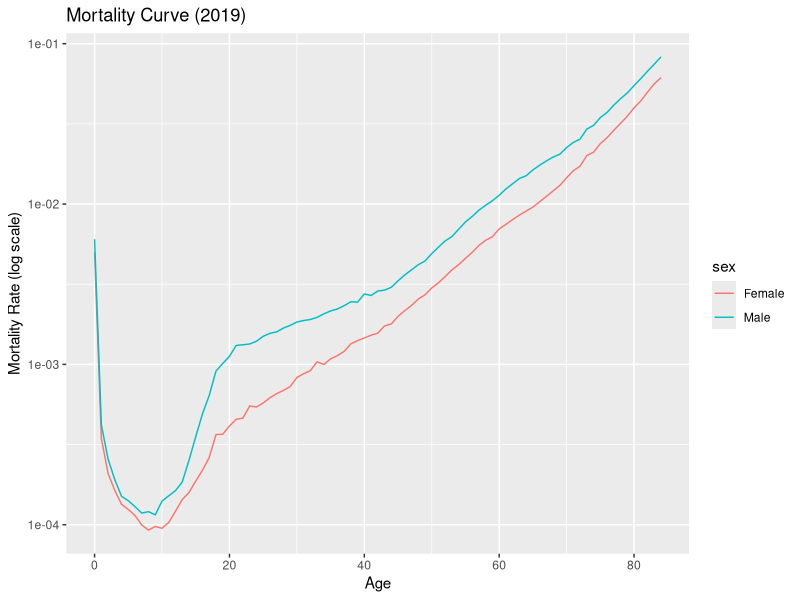
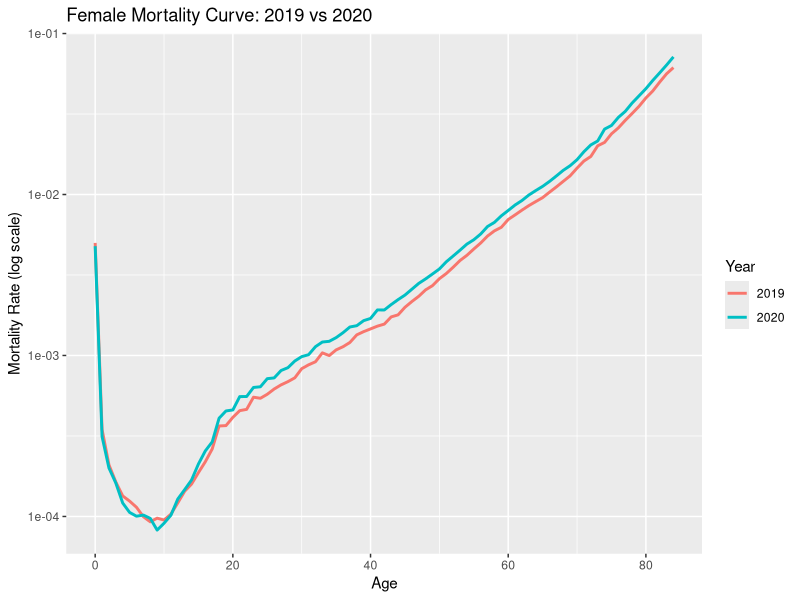
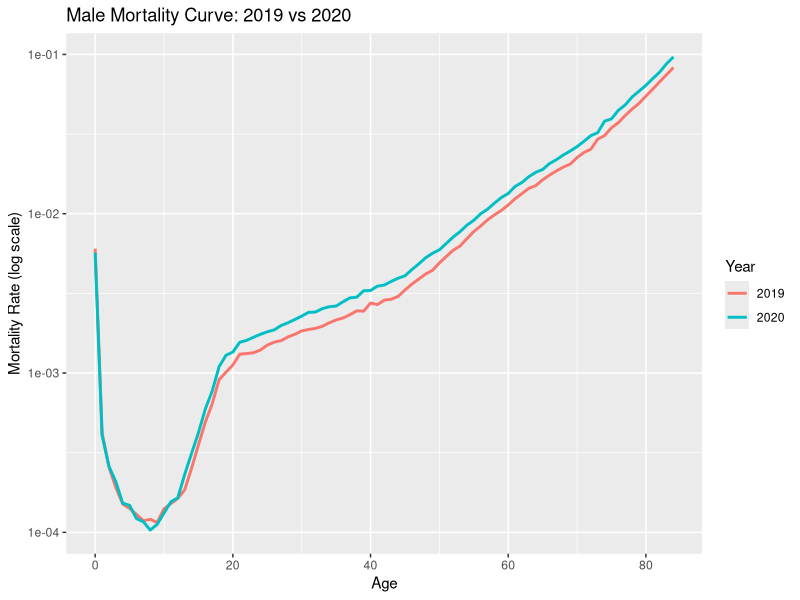
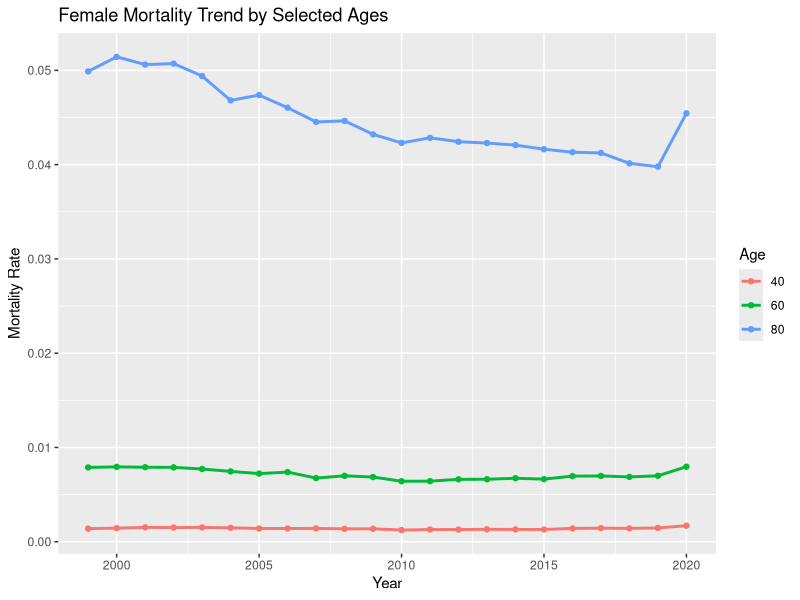
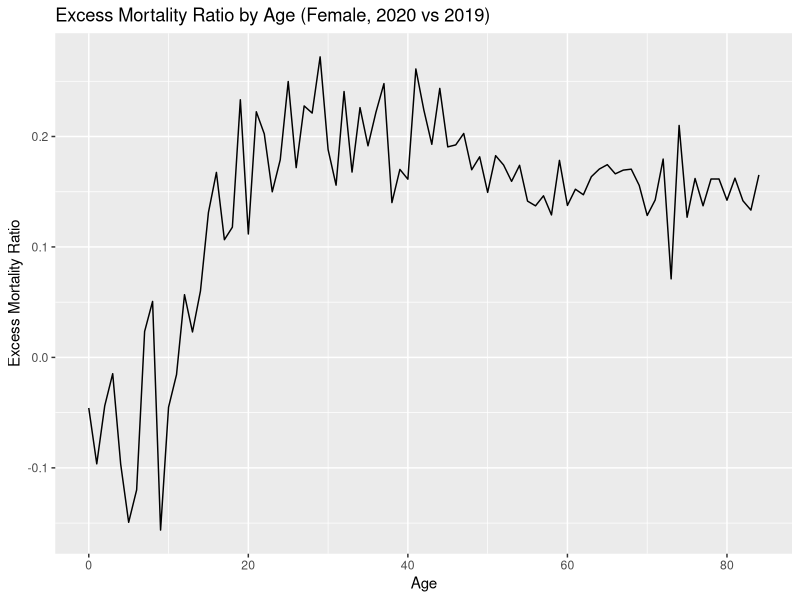
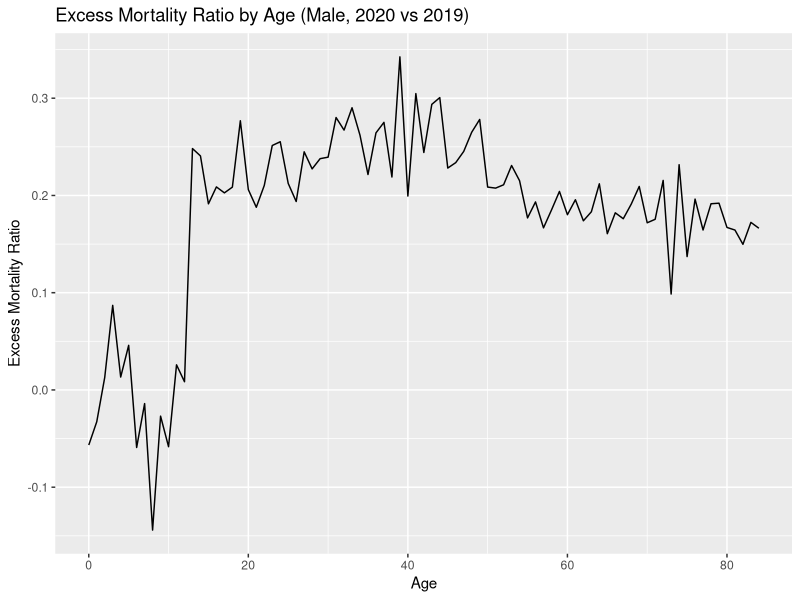
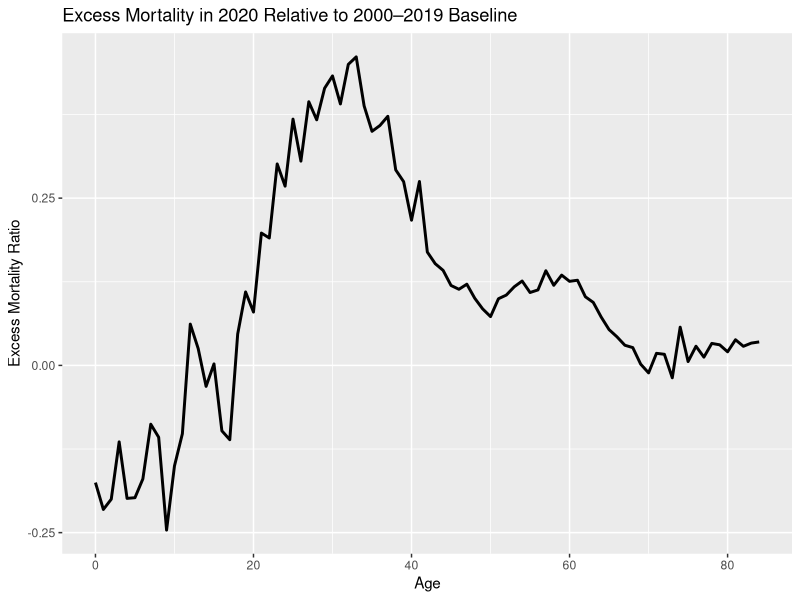
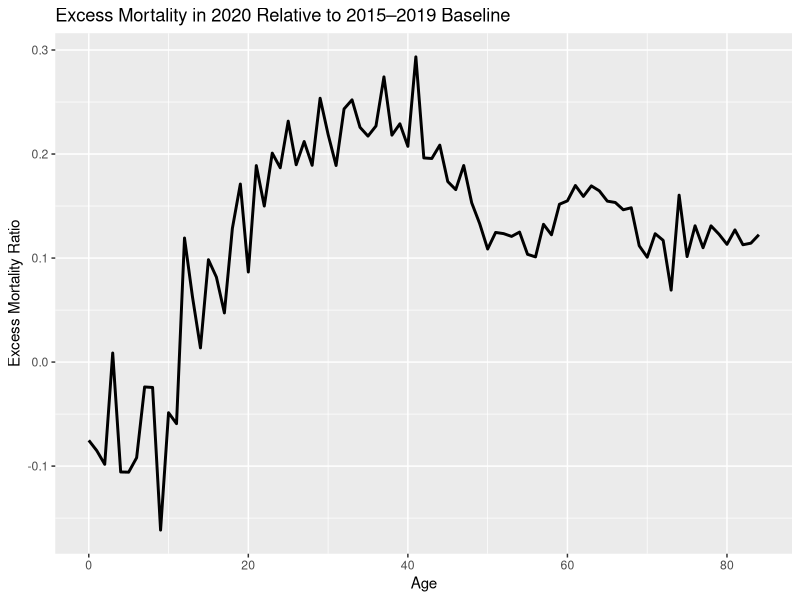

These charts were generated, in order, by the following R code:
library(readr)
library(dplyr)
library(ggplot2)

mort_clean <- read_csv("data/processed/mortality_clean.csv")

mort_clean <- mort_clean %>%
  mutate(qx = deaths / population)

# mortality curve for one year
mort_2019 <- mort_clean %>%
  filter(Year == 2019)

ggplot(mort_2019, aes(x = age, y = qx, color = sex)) +
  geom_line() +
  scale_y_log10() +
  labs(
    title = "Mortality Curve (2019)",
    x = "Age",
    y = "Mortality Rate (log scale)"
  )

mort_compare <- mort_clean %>%
  filter(Year %in% c(2019, 2020), sex == "Female")

ggplot(mort_compare, aes(x = age, y = qx, color = factor(Year))) +
  geom_line(linewidth = 1) +
  scale_y_log10() +
  labs(
    title = "Female Mortality Curve: 2019 vs 2020",
    x = "Age",
    y = "Mortality Rate (log scale)",
    color = "Year"
  )

mort_compare <- mort_clean %>%
  filter(Year %in% c(2019, 2020), sex == "Male")

ggplot(mort_compare, aes(x = age, y = qx, color = factor(Year))) +
  geom_line(linewidth = 1) +
  scale_y_log10() +
  labs(
    title = "Male Mortality Curve: 2019 vs 2020",
    x = "Age",
    y = "Mortality Rate (log scale)",
    color = "Year"
  )



mort_trend <- mort_clean %>%
  filter(age %in% c(40, 60, 80), sex == "Female")

ggplot(mort_trend, aes(x = Year, y = qx, color = factor(age))) +
  geom_line(linewidth = 1) +
  geom_point() +
  labs(
    title = "Female Mortality Trend by Selected Ages",
    x = "Year",
    y = "Mortality Rate",
    color = "Age"
  )


mort_excess <- mort_clean %>%
  filter(Year %in% c(2019, 2020), sex == "Female") %>%
  select(Year, age, qx) %>%
  tidyr::pivot_wider(names_from = Year, values_from = qx) %>%
  mutate(excess_ratio = (`2020` / `2019`) - 1)

ggplot(mort_excess, aes(x = age, y = excess_ratio)) +
  geom_line() +
  labs(
    title = "Excess Mortality Ratio by Age (Female, 2020 vs 2019)",
    x = "Age",
    y = "Excess Mortality Ratio"
  )

mort_excess <- mort_clean %>%
  filter(Year %in% c(2019, 2020), sex == "Male") %>%
  select(Year, age, qx) %>%
  tidyr::pivot_wider(names_from = Year, values_from = qx) %>%
  mutate(excess_ratio = (`2020` / `2019`) - 1)

ggplot(mort_excess, aes(x = age, y = excess_ratio)) +
  geom_line() +
  labs(
    title = "Excess Mortality Ratio by Age (Male, 2020 vs 2019)",
    x = "Age",
    y = "Excess Mortality Ratio"
  )

twentyy_baseline_mort <- mort_clean %>% #here can be argued with precisee weight, intuitively should be closer to 2020 the heigher weight.
  filter(Year >= 2000, Year <= 2019, sex == "Female") %>%
  group_by(age) %>%
  summarise(
    baseline_qx = mean(qx, na.rm = TRUE)
  )


mort_2020 <- mort_clean %>%
  filter(Year == 2020, sex == "Female") %>%
  select(age, qx)

covid_excess <- twentyy_baseline_mort %>%
  left_join(mort_2020, by = "age") %>%
  mutate(
    excess_ratio = qx / baseline_qx - 1
  )

ggplot(covid_excess, aes(x = age, y = excess_ratio)) +
  geom_line(linewidth = 1) +
  labs(
    title = "Excess Mortality in 2020 Relative to 2000–2019 Baseline",
    x = "Age",
    y = "Excess Mortality Ratio"
  )

baseline_5yr <- mort_clean %>%
  filter(Year >= 2015, Year <= 2019, sex == "Female") %>%
  group_by(age) %>%
  summarise(
    baseline_qx = mean(qx, na.rm = TRUE)
  )


covid_excess_5yr <- baseline_5yr %>%
  left_join(mort_2020, by = "age") %>%
  mutate(
    excess_ratio = qx / baseline_qx - 1
  )


ggplot(covid_excess_5yr, aes(x = age, y = excess_ratio)) +
  geom_line(linewidth = 1) +
  labs(
    title = "Excess Mortality in 2020 Relative to 2015–2019 Baseline",
    x = "Age",
    y = "Excess Mortality Ratio"
  )
